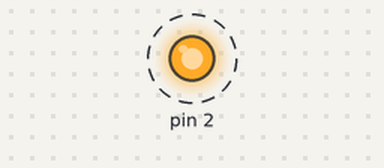
Bench run of a program on a simulated Arduino Uno, built with avr-gcc and run on an emulated ATmega328P. On the bench: output pins drawn as LEDs (lit = HIGH). Dashed ring = blinking. What the program prints to the serial monitor is not drawn.

Above: at 0.1 s.
Timing chart, 0 to 3.0 s (numbered marks = the images above):
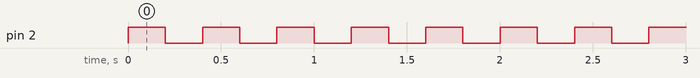

The program:

main.cpp
```cpp
#include <Arduino.h>

#define LED_BUILTIN 2
#define DELAY_TIME 200

void initializeSerial();
void initializeGPIO(int GPIO_pin);
void blinkPin(int GPIO_pin, int delayTime);

void setup() {
  initializeSerial();
  initializeGPIO(LED_BUILTIN);
  Serial.println("Setup complete");
}

void loop() {
  blinkPin(LED_BUILTIN, DELAY_TIME);
  Serial.println("LED blinked");
}

void initializeSerial() {
  Serial.begin(115200);
  while (!Serial) {
    delay(10);
  }
  Serial.println("Serial initialized");
}

void initializeGPIO(int GPIO_pin) {
  pinMode(GPIO_pin, OUTPUT);
  digitalWrite(GPIO_pin, LOW);
  Serial.println("GPIO initialized");
}

void blinkPin(int GPIO_pin, int delayTime) {
  digitalWrite(GPIO_pin, HIGH);
  delay(delayTime);
  digitalWrite(GPIO_pin, LOW);
  delay(delayTime);
}
```

Measured:
- by itself, pin 2: alternates HIGH for 0.20 s and LOW for 0.20 s
